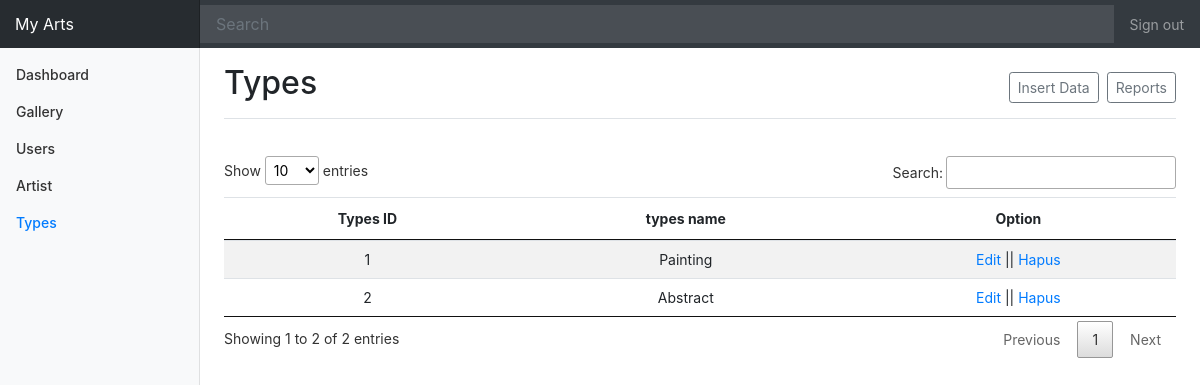
The app's page /Types/Types.php (signed in) with its own data.
### tables this page shows
CREATE TABLE `types` (
  `types_id` int(11) NOT NULL,
  `types_name` varchar(50) DEFAULT NULL
);

### Types/Types.php (the view, shortened to what this page needs)
<!DOCTYPE html>
<html lang="en">
<head>
    <link rel="stylesheet" href="../assets/css/bootstrap.min.css">
    <link rel="stylesheet" href="../assets/datatable/datatables.min.css">
    <link rel="stylesheet" href="../assets/css/style.css">
</head>
<body>
    <nav class="navbar navbar-dark sticky-top bg-dark flex-md-nowrap p-0">
        <a class="navbar-brand col-sm-3 col-md-2 mr-0" href="#">My Arts</a>
        <input class="form-control form-control-dark w-100" type="text" placeholder="Search" aria-label="Search">
        <ul class="navbar-nav px-3">
            <li class="nav-item text-nowrap">
                <a class="nav-link" href="logout.php">Sign out</a>
            </li>
        </ul>
    </nav>
    <div class="container-fluid">
        <div class="row">
            <nav class="col-md-2 d-none d-md-block bg-light sidebar">
                <div class="sidebar-sticky">
                    <ul class="nav flex-column">
                        <li class="nav-item">
                            <a class="nav-link" href="../dashboard.php">
                                Dashboard
                            </a>
                        </li>
                        <li class="nav-item">
                            <a class="nav-link " href="../Gallery/gallery.php">
                                Gallery
                            </a>
                        </li>
                        <li class="nav-item">
                            <a class="nav-link " href="../Users/users.php">
                                Users
                            </a>
                        </li>
                        <li class="nav-item">
                            <a class="nav-link " href="../Artist/artist.php">
                                Artist
                            </a>
                        </li>
                        <li class="nav-item">
							               <a class="nav-link active" href="../Types/types.php">
								                    Types
							               </a>
						</li>
                    </ul>
                </div>
            </nav>
            <main role="main" class="col-md-9 ml-sm-auto col-lg-10 pt-3 px-4">
                <div class="d-flex justify-content-between flex-wrap flex-md-nowrap align-items-center pb-2 mb-3 border-bottom">
                    <h1 class="h2">Types</h1>
                    <div class="btn-toolbar mb-2 mb-md-0">
                        <div class="btn-group mr-2">
                            <a href="types_insert.php" type="button" class="btn btn-sm btn-outline-secondary">Insert Data</a>
                        </div>
                        <button class="btn btn-sm btn-outline-secondary">
                            Reports
                        </button>
                    </div>
                </div>
                <div class="mt-2 table-responsive">
                    <table id="test" class="table table-striped table-sm">
                        <thead>
                            <tr>
                                <th>Types ID</th>
                                <th>types name</th>
                                <th>Option</th>
                            </tr>
                        </thead>
                        <tbody>
                            <?php
                            include "../conn.php";
                            $SQL = "SELECT * FROM types";
                            $result = mysqli_query($koneksi, $SQL);
                            foreach ($result as $row) {
                                echo ("<tr>");
                                echo ("<td>" . $row['types_id'] . "</td>");
                                echo ("<td>" . $row['types_name'] . "</td>");
                                echo ('<td>');
                                echo ('<a href="types_update.php?id=' . $row["types_id"] . '"> Edit </a> ||');
                                echo ('<a href="types_delete.php?id=' . $row["types_id"] . '"> Hapus </a> ');
                                echo ('</td>');
                                echo ("</tr>");
                            }
                            ?>
                        </tbody>
                    </table>
                </div>
            </main>
        </div>
    </div>
</body>
</html>

### assets/css/style.css (style rules this page uses)
body { font-size: .875rem; }
.sidebar { position: fixed; top: 0; bottom: 0; left: 0; z-index: 100; padding: 0; box-shadow: inset -1px 0 0 rgba(0, 0, 0, .1); }
.sidebar-sticky { position: -webkit-sticky; position: sticky; top: 48px; height: calc(100vh - 48px); padding-top: .5rem; overflow-x: hidden; overflow-y: auto; }
.sidebar .nav-link { font-weight: 500; color: #333; }
.sidebar .nav-link.active { color: #007bff; }
.navbar-brand { padding-top: .75rem; padding-bottom: .75rem; font-size: 1rem; background-color: rgba(0, 0, 0, .25); box-shadow: inset -1px 0 0 rgba(0, 0, 0, .25); }
.navbar .form-control { padding: .75rem 1rem; border-width: 0; border-radius: 0; }
.form-control-dark { color: #fff; background-color: rgba(255, 255, 255, .1); border-color: rgba(255, 255, 255, .1); }
.border-bottom { border-bottom: 1px solid #e5e5e5; }

### Types/Types.php (style rules this page uses)
td, th { vertical-align: middle; text-align: center; }

### records on screen
types: types_id "1", types_name "Painting"
types: types_id "2", types_name "Abstract"
